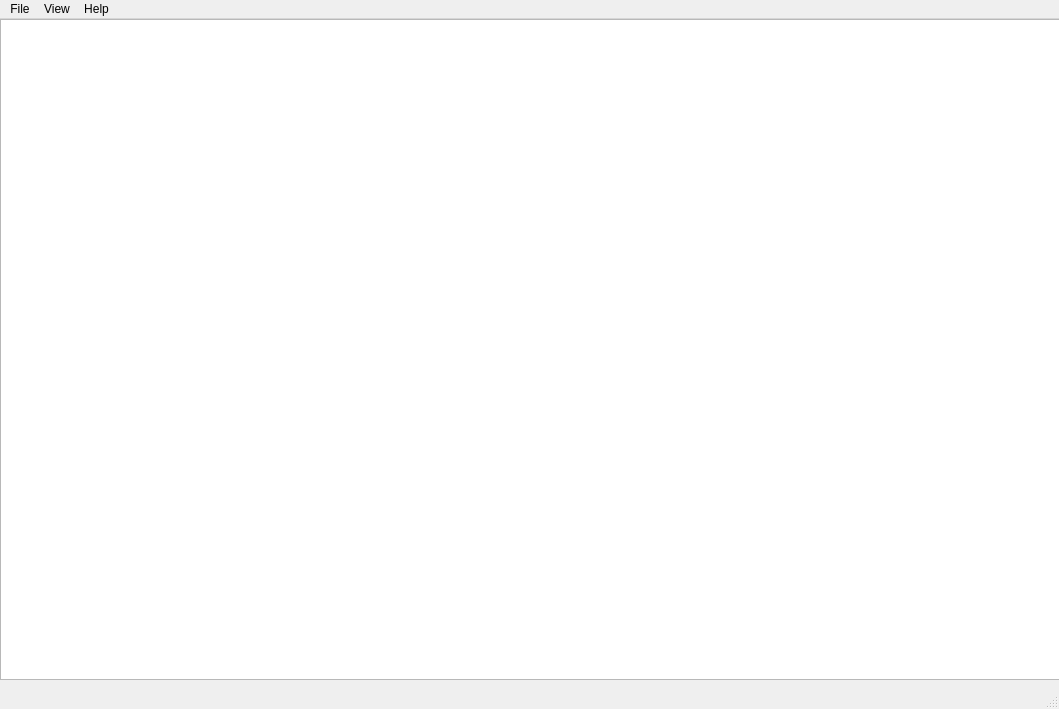
<?xml version="1.0" encoding="UTF-8"?>
<ui version="4.0">
 <class>MainWindow</class>
 <widget class="QMainWindow" name="MainWindow">
  <property name="geometry">
   <rect>
    <x>0</x>
    <y>0</y>
    <width>1059</width>
    <height>709</height>
   </rect>
  </property>
  <property name="windowTitle">
   <string>MainWindow</string>
  </property>
  <widget class="QWidget" name="centralwidget">
   <widget class="QGraphicsView" name="graphicsView">
    <property name="geometry">
     <rect>
      <x>0</x>
      <y>0</y>
      <width>1061</width>
      <height>661</height>
     </rect>
    </property>
   </widget>
  </widget>
  <widget class="QMenuBar" name="menubar">
   <property name="geometry">
    <rect>
     <x>0</x>
     <y>0</y>
     <width>1059</width>
     <height>22</height>
    </rect>
   </property>
   <widget class="QMenu" name="menuFile">
    <property name="title">
     <string>File</string>
    </property>
    <addaction name="actionOpen_file"/>
    <addaction name="actionSave_file"/>
    <addaction name="actionOuit"/>
   </widget>
   <widget class="QMenu" name="menuAbout">
    <property name="title">
     <string>Help</string>
    </property>
   </widget>
   <widget class="QMenu" name="menuView">
    <property name="title">
     <string>View</string>
    </property>
    <addaction name="actionZoom_in"/>
    <addaction name="actionZoom_out"/>
    <addaction name="actionNormal_view"/>
   </widget>
   <addaction name="menuFile"/>
   <addaction name="menuView"/>
   <addaction name="menuAbout"/>
  </widget>
  <widget class="QStatusBar" name="statusbar"/>
  <action name="actionOpen_file">
   <property name="text">
    <string>Open file</string>
   </property>
  </action>
  <action name="actionSave_file">
   <property name="text">
    <string>Save file</string>
   </property>
  </action>
  <action name="actionOuit">
   <property name="text">
    <string>Ouit</string>
   </property>
  </action>
  <action name="actionZoom_in">
   <property name="text">
    <string>Zoom in</string>
   </property>
   <property name="shortcut">
    <string>Ctrl+=</string>
   </property>
  </action>
  <action name="actionZoom_out">
   <property name="text">
    <string>Zoom out</string>
   </property>
   <property name="shortcut">
    <string>Ctrl+-</string>
   </property>
  </action>
  <action name="actionNormal_view">
   <property name="text">
    <string>Normal size</string>
   </property>
   <property name="shortcut">
    <string>Ctrl+0</string>
   </property>
  </action>
 </widget>
 <resources/>
 <connections/>
</ui>
